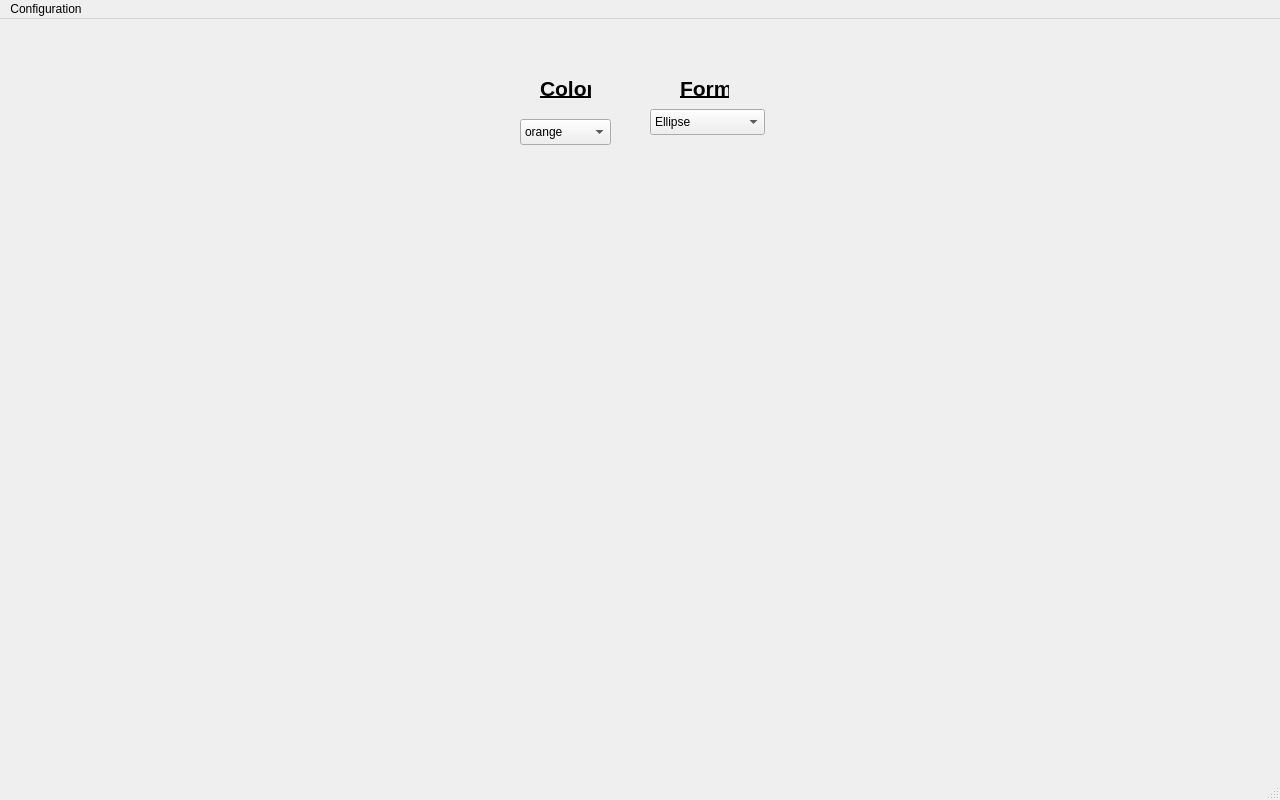
<?xml version="1.0" encoding="UTF-8"?>
<ui version="4.0">
 <class>Configuration</class>
 <widget class="QMainWindow" name="Configuration">
  <property name="enabled">
   <bool>true</bool>
  </property>
  <property name="geometry">
   <rect>
    <x>0</x>
    <y>0</y>
    <width>1280</width>
    <height>800</height>
   </rect>
  </property>
  <property name="windowTitle">
   <string>MainWindow</string>
  </property>
  <widget class="QWidget" name="centralwidget">
   <widget class="QLabel" name="Label_Colors_Start">
    <property name="geometry">
     <rect>
      <x>390</x>
      <y>100</y>
      <width>67</width>
      <height>16</height>
     </rect>
    </property>
    <property name="text">
     <string/>
    </property>
   </widget>
   <widget class="QComboBox" name="comboBox_Forms_Start">
    <property name="geometry">
     <rect>
      <x>650</x>
      <y>90</y>
      <width>115</width>
      <height>26</height>
     </rect>
    </property>
    <item>
     <property name="text">
      <string>Ellipse</string>
     </property>
    </item>
    <item>
     <property name="text">
      <string>Circle</string>
     </property>
    </item>
    <item>
     <property name="text">
      <string>Rectangle</string>
     </property>
    </item>
   </widget>
   <widget class="QLabel" name="Colors_Label">
    <property name="geometry">
     <rect>
      <x>540</x>
      <y>60</y>
      <width>51</width>
      <height>19</height>
     </rect>
    </property>
    <property name="font">
     <font>
      <pointsize>16</pointsize>
      <weight>75</weight>
      <bold>true</bold>
      <underline>true</underline>
     </font>
    </property>
    <property name="cursor">
     <cursorShape>ArrowCursor</cursorShape>
    </property>
    <property name="text">
     <string>Colors</string>
    </property>
   </widget>
   <widget class="QComboBox" name="ComboBox_Colors_Start">
    <property name="geometry">
     <rect>
      <x>520</x>
      <y>100</y>
      <width>91</width>
      <height>26</height>
     </rect>
    </property>
    <property name="autoFillBackground">
     <bool>false</bool>
    </property>
    <item>
     <property name="text">
      <string>orange</string>
     </property>
    </item>
    <item>
     <property name="text">
      <string>red</string>
     </property>
    </item>
    <item>
     <property name="text">
      <string>blue</string>
     </property>
    </item>
    <item>
     <property name="text">
      <string>green</string>
     </property>
    </item>
    <item>
     <property name="text">
      <string>magenta</string>
     </property>
    </item>
    <item>
     <property name="text">
      <string>cyan</string>
     </property>
    </item>
    <item>
     <property name="text">
      <string>lime</string>
     </property>
    </item>
    <item>
     <property name="text">
      <string>purple</string>
     </property>
    </item>
    <item>
     <property name="text">
      <string>silver</string>
     </property>
    </item>
    <item>
     <property name="text">
      <string>indigo</string>
     </property>
    </item>
    <item>
     <property name="text">
      <string>maroon</string>
     </property>
    </item>
    <item>
     <property name="text">
      <string>olive</string>
     </property>
    </item>
    <item>
     <property name="text">
      <string>navy</string>
     </property>
    </item>
    <item>
     <property name="text">
      <string>goldenrhod</string>
     </property>
    </item>
    <item>
     <property name="text">
      <string>teal</string>
     </property>
    </item>
    <item>
     <property name="text">
      <string>darkorange</string>
     </property>
    </item>
    <item>
     <property name="text">
      <string>crimson</string>
     </property>
    </item>
    <item>
     <property name="text">
      <string>seagreen</string>
     </property>
    </item>
    <item>
     <property name="text">
      <string>steelblue</string>
     </property>
    </item>
    <item>
     <property name="text">
      <string>lightcoral</string>
     </property>
    </item>
    <item>
     <property name="text">
      <string>grey</string>
     </property>
    </item>
    <item>
     <property name="text">
      <string>black</string>
     </property>
    </item>
    <item>
     <property name="text">
      <string>orangered</string>
     </property>
    </item>
   </widget>
   <widget class="QLabel" name="Forms_Label">
    <property name="geometry">
     <rect>
      <x>680</x>
      <y>60</y>
      <width>49</width>
      <height>19</height>
     </rect>
    </property>
    <property name="font">
     <font>
      <pointsize>16</pointsize>
      <weight>75</weight>
      <bold>true</bold>
      <underline>true</underline>
     </font>
    </property>
    <property name="text">
     <string>Forms</string>
    </property>
   </widget>
  </widget>
  <widget class="QMenuBar" name="menubar">
   <property name="geometry">
    <rect>
     <x>0</x>
     <y>0</y>
     <width>1280</width>
     <height>22</height>
    </rect>
   </property>
   <widget class="QMenu" name="menuConfiguration">
    <property name="title">
     <string>Configuration</string>
    </property>
    <addaction name="separator"/>
   </widget>
   <addaction name="menuConfiguration"/>
  </widget>
  <widget class="QStatusBar" name="statusbar"/>
 </widget>
 <resources/>
 <connections/>
</ui>
